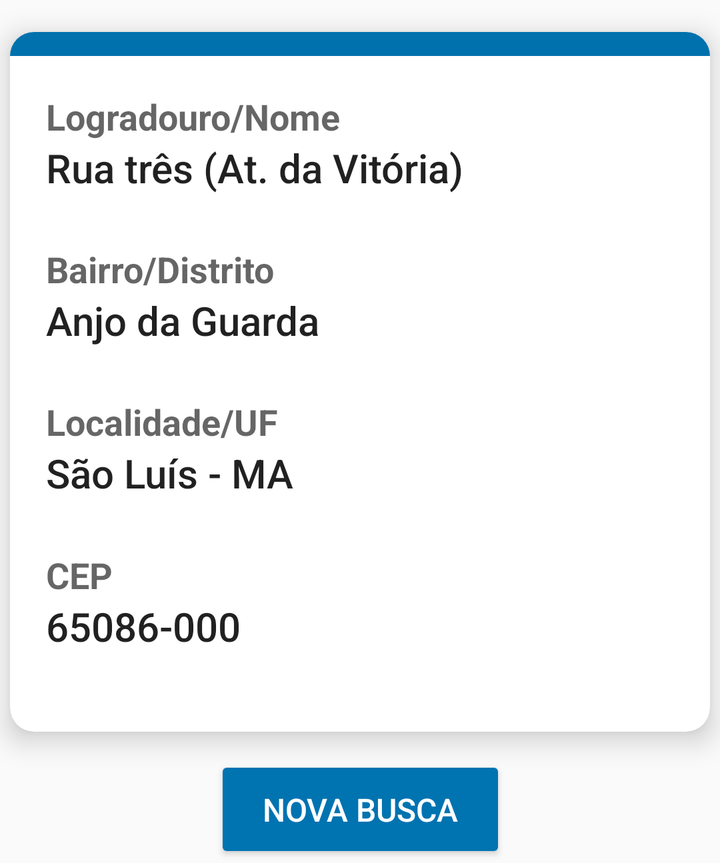
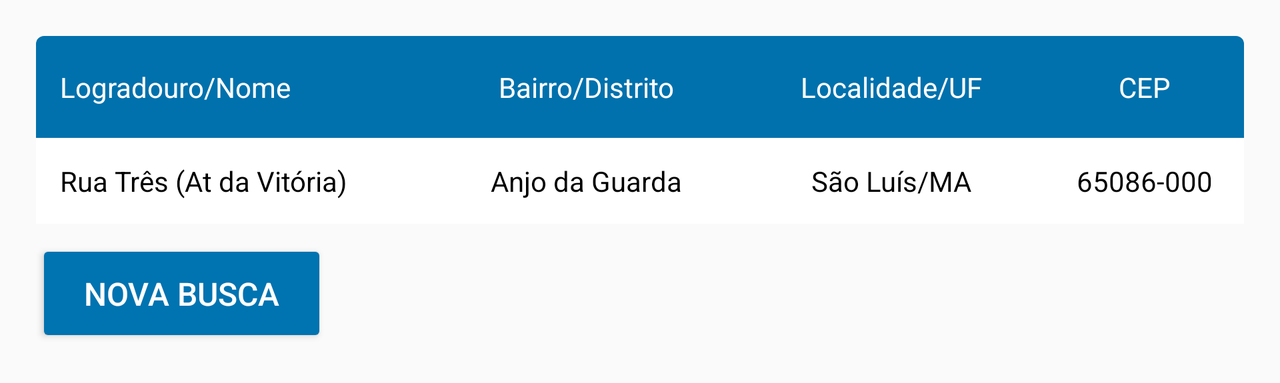

One screen, two layout resources from the same app: the default and the repository's alternative for another configuration. Each is rendered where Android would select it; the XML of both is given below.
<!-- AndroidManifest.xml: application theme Theme.ConsultarCep -->
<!-- res/layout/fragment_result_search_cep.xml -->
<?xml version="1.0" encoding="utf-8"?>
<androidx.constraintlayout.widget.ConstraintLayout
    xmlns:android="http://schemas.android.com/apk/res/android"
    xmlns:tools="http://schemas.android.com/tools"
    android:layout_width="wrap_content"
    android:layout_height="wrap_content"
    xmlns:app="http://schemas.android.com/apk/res-auto"
    tools:context=".ResultSearchCepFragment">

    <androidx.cardview.widget.CardView
        android:id="@+id/card"
        android:layout_width="350dp"
        android:layout_height="350dp"
        android:layout_gravity="center"
        android:layout_margin="16dp"
        android:clipChildren="false"
        android:clipToPadding="false"
        android:divider="@android:color/transparent"
        android:dividerHeight="0.0px"
        android:elevation="8dp"
        app:cardCornerRadius="12dp"
        app:cardElevation="8dp"
        app:cardPreventCornerOverlap="false"
        app:layout_constraintEnd_toEndOf="parent"
        app:layout_constraintStart_toStartOf="parent"
        app:layout_constraintTop_toTopOf="parent">

        <View
            android:id="@+id/separator"
            android:layout_width="match_parent"
            android:layout_height="12dp"
            android:background="#0071AD" />

        <LinearLayout
            android:id="@+id/container"
            android:layout_width="match_parent"
            android:layout_height="match_parent"
            android:orientation="vertical"
            android:paddingStart="18dp"
            android:paddingTop="30dp"
            android:paddingEnd="18dp"
            android:paddingBottom="30dp">

            <LinearLayout
                android:id="@+id/linearNome"
                android:layout_width="match_parent"
                android:layout_height="wrap_content"
                android:layout_marginBottom="16dp"
                android:layout_weight="1"
                android:orientation="vertical">

                <TextView
                    android:layout_width="match_parent"
                    android:layout_height="wrap_content"
                    android:text="Logradouro/Nome"
                    android:textAppearance="@style/TextAppearance.AppCompat.Medium"
                    android:textStyle="bold" />

                <TextView
                    android:id="@+id/output_logradouro"
                    android:layout_width="match_parent"
                    android:layout_height="match_parent"
                    android:layout_weight="1"
                    android:text="Rua três (At. da Vitória)"
                    android:textAppearance="@style/TextAppearance.AppCompat.Title" />

            </LinearLayout>

            <LinearLayout
                android:layout_width="match_parent"
                android:layout_height="wrap_content"
                android:layout_marginBottom="16dp"
                android:layout_weight="1"
                android:orientation="vertical">

                <TextView
                    android:layout_width="match_parent"
                    android:layout_height="wrap_content"
                    android:text="Bairro/Distrito"
                    android:textAppearance="@style/TextAppearance.AppCompat.Medium"
                    android:textStyle="bold" />

                <TextView
                    android:id="@+id/output_bairro"
                    android:layout_width="match_parent"
                    android:layout_height="match_parent"
                    android:layout_weight="1"
                    android:text="Anjo da Guarda"
                    android:textAppearance="@style/TextAppearance.AppCompat.Title" />
            </LinearLayout>

            <LinearLayout
                android:layout_width="match_parent"
                android:layout_height="wrap_content"
                android:layout_marginBottom="16dp"
                android:layout_weight="1"
                android:orientation="vertical">

                <TextView
                    android:layout_width="match_parent"
                    android:layout_height="wrap_content"
                    android:text="Localidade/UF"
                    android:textAppearance="@style/TextAppearance.AppCompat.Medium"
                    android:textStyle="bold" />

                <TextView
                    android:id="@+id/output_uf"
                    android:layout_width="match_parent"
                    android:layout_height="match_parent"
                    android:layout_weight="1"
                    android:text="São Luís - MA"
                    android:textAppearance="@style/TextAppearance.AppCompat.Title" />
            </LinearLayout>

            <LinearLayout
                android:layout_width="match_parent"
                android:layout_height="wrap_content"
                android:layout_weight="1"
                android:orientation="vertical">

                <TextView
                    android:layout_width="match_parent"
                    android:layout_height="wrap_content"
                    android:text="CEP"
                    android:textAppearance="@style/TextAppearance.AppCompat.Medium"
                    android:textStyle="bold" />

                <TextView
                    android:id="@+id/output_cep"
                    android:layout_width="match_parent"
                    android:layout_height="match_parent"
                    android:layout_weight="1"
                    android:text="65086-000"
                    android:textAppearance="@style/TextAppearance.AppCompat.Title" />
            </LinearLayout>
        </LinearLayout>

    </androidx.cardview.widget.CardView>

    <Button
        android:id="@+id/buttonNovaBusca"
        android:layout_width="wrap_content"
        android:layout_height="wrap_content"
        android:layout_marginTop="12dp"
        android:backgroundTint="#0073B1"
        android:paddingStart="24dp"
        android:paddingTop="16dp"
        android:paddingEnd="24dp"
        android:paddingBottom="16dp"
        android:text="Nova Busca"
        android:textColor="#fff"
        android:textSize="16sp"
        app:layout_constraintEnd_toEndOf="parent"
        app:layout_constraintStart_toStartOf="parent"
        app:layout_constraintTop_toBottomOf="@id/card" />

</androidx.constraintlayout.widget.ConstraintLayout>
<!-- resources referenced by this layout -->
<resources>
  <style name="Theme.ConsultarCep" parent="Theme.AppCompat.Light.DarkActionBar">
          
          <item name="colorPrimary">#0073B1</item>
          <item name="colorPrimaryDark">#004063</item>
          <item name="colorAccent">#004063</item>
          
      </style>
</resources>
<!-- res/layout-land/fragment_result_search_cep.xml (the repository's variant of the layout above) -->
<!-- drawn on the phone turned sideways -->
<?xml version="1.0" encoding="utf-8"?>
<androidx.constraintlayout.widget.ConstraintLayout
    xmlns:android="http://schemas.android.com/apk/res/android"
    xmlns:app="http://schemas.android.com/apk/res-auto"
    xmlns:tools="http://schemas.android.com/tools"
    android:layout_width="wrap_content"
    android:layout_height="wrap_content"
    android:padding="18dp"
    tools:context=".ResultSearchCepFragment">

    <TableLayout
        android:id="@+id/table"
        android:layout_width="match_parent"
        android:layout_height="wrap_content"
        android:layout_gravity="center"
        android:shrinkColumns="*"
        android:stretchColumns="*"
        app:layout_constraintTop_toTopOf="parent"
        tools:layout_editor_absoluteX="18dp">

        <TableRow android:background="@drawable/table_shape">

            <TextView
                android:layout_height="match_parent"
                android:gravity="center|start"
                android:padding="12dp"
                android:text="Logradouro/Nome"
                android:textColor="#fff" />

            <TextView
                android:layout_height="match_parent"
                android:gravity="center"
                android:padding="16dp"
                android:text="Bairro/Distrito"
                android:textColor="#fff" />

            <TextView
                android:layout_height="match_parent"
                android:gravity="center"
                android:padding="16dp"
                android:text="Localidade/UF"
                android:textColor="#fff" />

            <TextView
                android:layout_height="match_parent"
                android:gravity="center"
                android:padding="16dp"
                android:text="CEP"
                android:textColor="#fff" />
        </TableRow>

        <TableRow
            android:id="@+id/table_outputs"
            android:background="#fff">

            <TextView
                android:id="@+id/output_logradouro"
                android:layout_height="match_parent"
                android:gravity="start"
                android:padding="12dp"
                android:text="Rua Três (At da Vitória)"
                android:textColor="#000" />

            <TextView
                android:id="@+id/output_bairro"
                android:layout_height="match_parent"
                android:gravity="center"
                android:text="Anjo da Guarda"
                android:textColor="#000" />

            <TextView
                android:id="@+id/output_uf"
                android:layout_height="match_parent"
                android:gravity="center"
                android:text="São Luís/MA"
                android:textColor="#000" />

            <TextView
                android:id="@+id/output_cep"
                android:layout_height="match_parent"
                android:gravity="center"
                android:text="65086-000"
                android:textColor="#000" />
        </TableRow>


    </TableLayout>

    <Button
        android:id="@+id/buttonNovaBusca"
        android:layout_width="wrap_content"
        android:layout_height="wrap_content"
        android:backgroundTint="#0073B1"
        android:paddingStart="24dp"
        android:paddingTop="16dp"
        android:paddingEnd="24dp"
        android:paddingBottom="16dp"
        android:layout_marginTop="8dp"
        android:text="Nova Busca"
        android:textColor="#fff"
        android:textSize="16sp"
        app:layout_constraintStart_toStartOf="parent"
        app:layout_constraintTop_toBottomOf="@id/table" />

</androidx.constraintlayout.widget.ConstraintLayout>
<!-- resources referenced by the variant -->
<!-- as the phone turned sideways resolves them -->
<resources>
  <!-- drawable table_shape (drawable) -->
  <?xml version="1.0" encoding="utf-8"?>
  <shape xmlns:android="http://schemas.android.com/apk/res/android">
      <solid android:color="#0071AD"/>
      <corners android:topLeftRadius="4dp" android:topRightRadius="4dp"/>
  </shape>
  <style name="Theme.ConsultarCep" parent="Theme.AppCompat.Light.DarkActionBar">
          
          <item name="colorPrimary">#0073B1</item>
          <item name="colorPrimaryDark">#004063</item>
          <item name="colorAccent">#004063</item>
          
      </style>
</resources>
